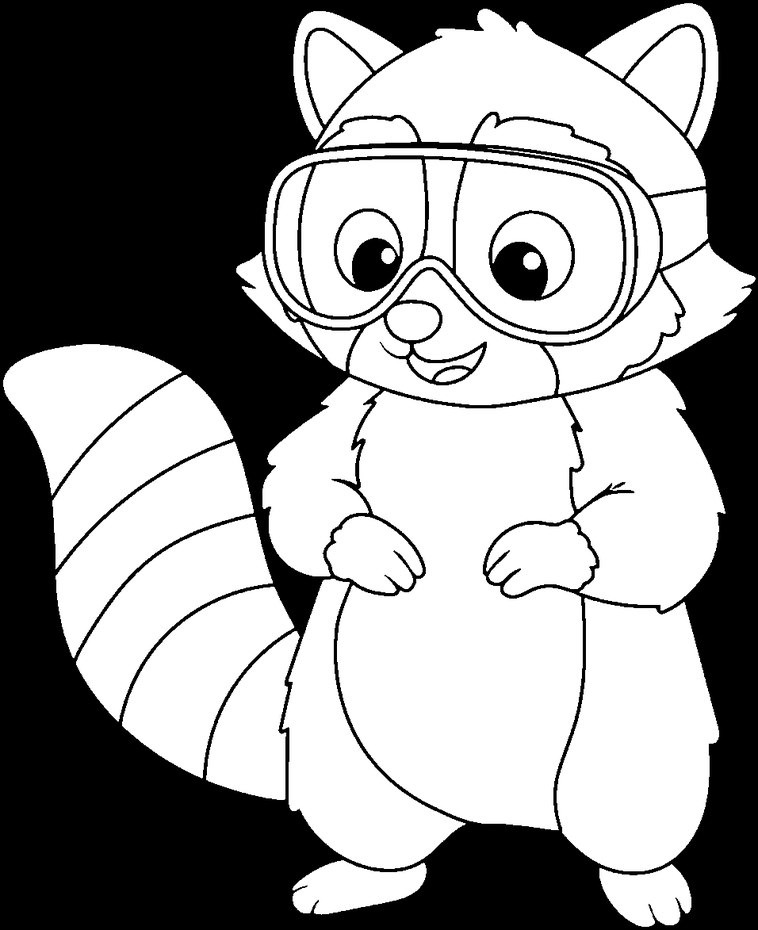
#> input picture 0101.main.png, 758 x 930 px, shrunk from 956 x 1173 before the run
$ python prepare_annotations.py .. out
#> lines starting #> are read from the running program, lines starting #| are printed output that depends on the picture; after the words box and inside, x2 and y2 are one past the last pixel; in counts of white or black regions, pixels touching at a corner belong together
import cv2
import numpy as np
from pathlib import Path
import re


def natural_sort_key(filename):
    """Sort filenames naturally"""
    return [int(text) if text.isdigit() else text.lower()
            for text in re.split('([0-9]+)', str(filename))]


def load_frames_from_folder(folder_path):
    """Load all image frames from folder, sorted naturally"""
#> called with folder_path = '..'
    folder = Path(folder_path)
    image_extensions = ['.png', '.jpg', '.jpeg', '.bmp', '.tiff']
    frame_files = [f for f in folder.iterdir()
                   if f.suffix.lower() in image_extensions]
    frame_files = sorted(frame_files, key=natural_sort_key)

    print(f"Found {len(frame_files)} frames")

    frames = []
    for frame_file in frame_files:
        frame = cv2.imread(str(frame_file))
#> frame is the input picture: shape (930, 758, 3); min 0, max 255, mean 145.9
        if frame is not None:
            frames.append(frame)

    return frames


def generate_100_colors():
    """Generate 100 distinct colors"""
    colors = []
    np.random.seed(42)

    # Generate vibrant, distinct colors
    for i in range(100):
        # Use HSV color space for better distribution
        hue = (i * 137.5) % 360  # Golden angle for good distribution
        saturation = 0.6 + (i % 3) * 0.15
        value = 0.7 + (i % 4) * 0.1

        # Convert HSV to RGB
        h = hue / 60.0
        c = value * saturation
        x = c * (1 - abs(h % 2 - 1))
        m = value - c

        if h < 1:
            r, g, b = c, x, 0
        elif h < 2:
            r, g, b = x, c, 0
        elif h < 3:
            r, g, b = 0, c, x
        elif h < 4:
            r, g, b = 0, x, c
        elif h < 5:
            r, g, b = x, 0, c
        else:
            r, g, b = c, 0, x

        r = int((r + m) * 255)
        g = int((g + m) * 255)
        b = int((b + m) * 255)

        colors.append((b, g, r))  # OpenCV uses BGR

    return colors


def detect_parts_in_frame(frame, min_area=200):
    """
    Detect all white parts in a single frame
    Returns list of parts with their properties
    """
    # Convert to grayscale
    gray = cv2.cvtColor(frame, cv2.COLOR_BGR2GRAY)

    # Threshold to get white regions
    _, white_mask = cv2.threshold(gray, 200, 255, cv2.THRESH_BINARY)

    # Find connected components
    num_labels, labels, stats, centroids = cv2.connectedComponentsWithStats(
        white_mask, connectivity=8
    )

    parts = []

    for i in range(1, num_labels):  # Skip background (0)
        x, y, w, h, area = stats[i]

        # Skip if this is the entire frame border
        if h == frame.shape[0] or w == frame.shape[1]:
            continue

        # Skip small parts
        if area < min_area:
            continue

        # Create mask for this part
        part_mask = (labels == i).astype(np.uint8) * 255

        parts.append({
            'label': i,
            'centroid': centroids[i],
            'bbox': (x, y, w, h),
            'area': area,
            'mask': part_mask
        })

    return parts


# [62 lines left out: functions calculate_iou, match_parts, not called in this run]


def process_all_frames_with_tracking(frames, output_folder):
    """
    Process all frames with tracking - same parts get same colors
    Uses first frame as reference for all subsequent frames
    Unmatched parts stay WHITE
    """
    output_folder = Path(output_folder)
    output_folder.mkdir(exist_ok=True)

    # Generate colors
    colors = generate_100_colors()
    print(f"Generated {len(colors)} colors")

    # Track part IDs and their assigned colors (only for first frame parts)
    part_id_to_color = {}

    # First frame - reference frame
    first_frame_parts = None
    first_frame_part_ids = None

    print("\nProcessing frames with tracking...")
    print("Using first frame as reference - unmatched parts will be WHITE\n")

    for frame_idx, frame in enumerate(frames):
        print(f"Processing frame {frame_idx + 1}/{len(frames)}", end='\r')

        # Detect parts in current frame
        curr_parts = detect_parts_in_frame(frame)

        if frame_idx == 0:
            # First frame - assign colors to all parts
            first_frame_parts = curr_parts
            first_frame_part_ids = list(range(len(curr_parts)))

            # Assign colors to all first frame parts
            for part_id in first_frame_part_ids:
                part_id_to_color[part_id] = colors[part_id % len(colors)]

        # Create result image (WHITE background)
        result = np.ones_like(frame) * 255

        # First, copy the original black borders/lines from the sketch
        # (any pixel that's not white in the original)
        gray = cv2.cvtColor(frame, cv2.COLOR_BGR2GRAY)
        black_lines = gray < 200  # Everything that's not white
        result[black_lines] = frame[black_lines]

        if frame_idx == 0:
            # First frame - color all parts
            for part_idx, part in enumerate(curr_parts):
                part_id = first_frame_part_ids[part_idx]
                color = part_id_to_color[part_id]

                # Color the part (preserving original contours)
                result[part['mask'] > 0] = color
        else:
            # Subsequent frames - match with first frame
            matches = match_parts(first_frame_parts, curr_parts)

            for curr_idx, curr_part in enumerate(curr_parts):
                first_frame_idx = matches[curr_idx]

                if first_frame_idx is not None:
                    # Matched with first frame part - use same color
                    part_id = first_frame_part_ids[first_frame_idx]
                    color = part_id_to_color[part_id]
                else:
                    # No match - use WHITE
                    color = (255, 255, 255)

                # Color the part (preserving original contours)
                result[curr_part['mask'] > 0] = color

        # Re-apply black borders on top to ensure they're visible
        result[black_lines] = frame[black_lines]

        # Save frame
        output_path = output_folder / f"colored_{frame_idx:04d}.png"
        cv2.imwrite(str(output_path), result)

    print(f"\nComplete! Processed {len(frames)} frames")
    print(f"First frame had {len(first_frame_part_ids)} parts with assigned colors")
    print(f"Parts not matching first frame will appear WHITE")


# [19 lines left out: function main, not called in this run]


if __name__ == "__main__":
    import sys

    if len(sys.argv) >= 2:
        input_folder = sys.argv[1]
        output_folder = sys.argv[2] if len(sys.argv) >= 3 else "colored"

        print("=== White Parts Detection and Tracking ===\n")
        print(f"Loading frames from: {input_folder}")
        frames = load_frames_from_folder(input_folder)
#> frames = 1 item

        if not frames:
            print("Error: No frames found!")
        else:
            print(f"Loaded {len(frames)} frames\n")
#| Loaded 1 frames
            process_all_frames_with_tracking(frames, output_folder)
#> the loop in process_all_frames_with_tracking, `for frame_idx, frame in enumerate(frames):` made 1 pass
#> (frame_idx, num_labels in detect_parts_in_frame) on pass 1: (0, 49)
#| Processing frame 1/1
#> pass 1, in detect_parts_in_frame, `_, white_mask = cv2.threshold(gray, 200, 255, cv2.THRESH_BINARY)`:
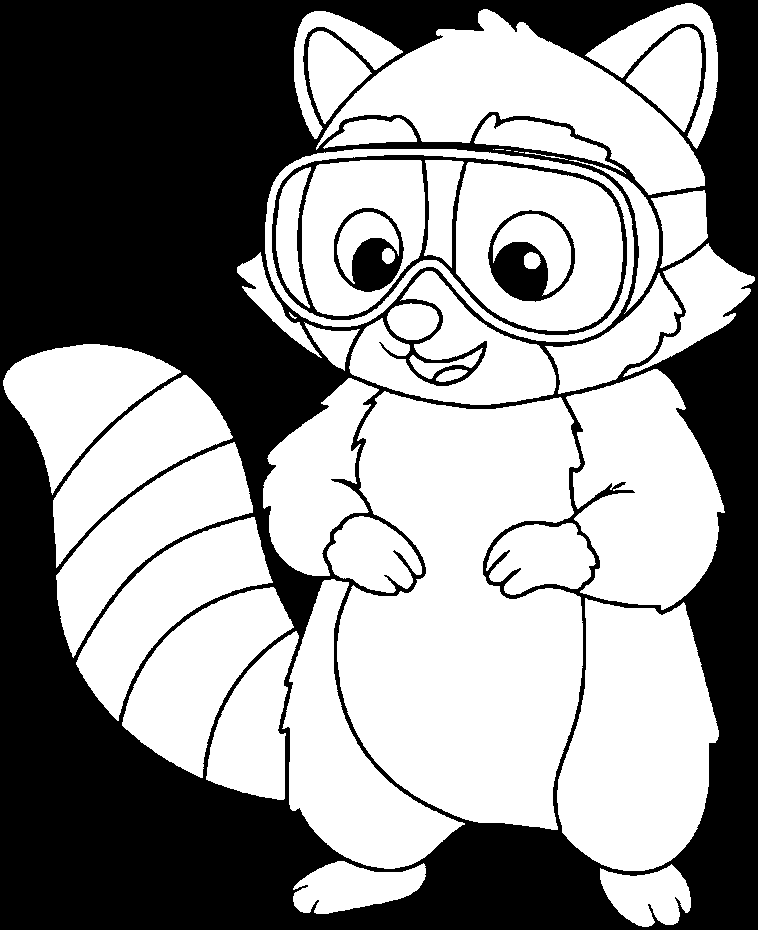
#> white_mask: shape (930, 758); 56.4% white; 4 black regions, box (x1, y1, x2, y2) and area: (0, 0, 758, 930) 296571, (272, 155, 627, 335) 5322, (488, 210, 575, 302) 3140, (334, 208, 404, 292) 2536
#> pass 1, in detect_parts_in_frame, `num_labels, labels, stats, centroids = cv2.connectedComponentsWithStat..`:
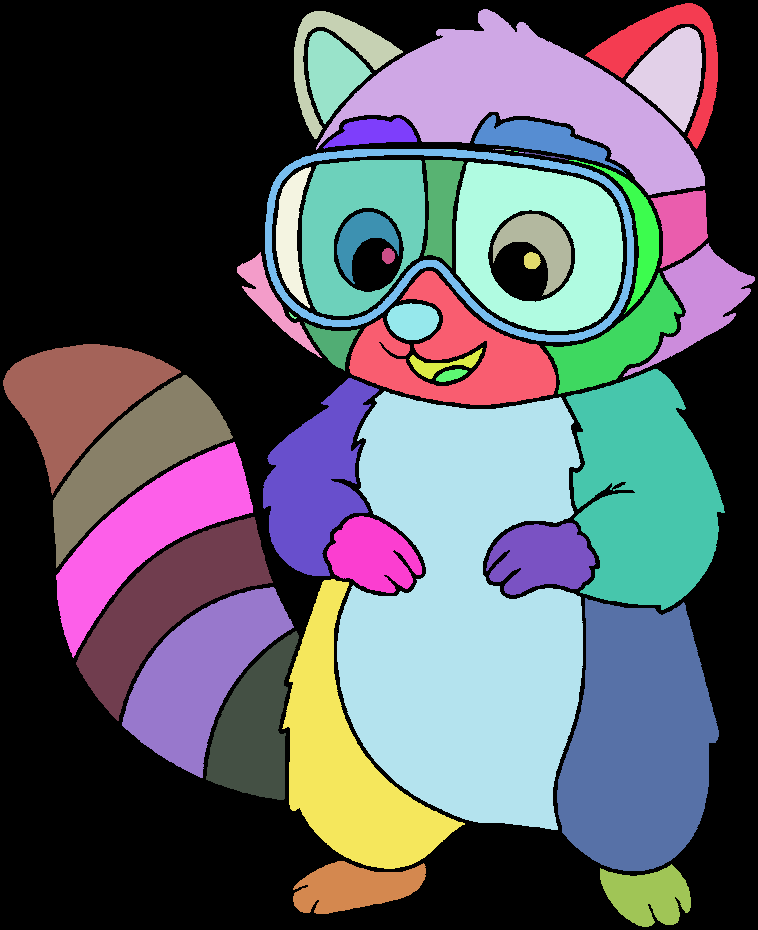
#> labels: shape (930, 758) int32; 49 distinct labels, from 0 to 48; one colour per label, 0 black
#> after the loop in process_all_frames_with_tracking, `for frame_idx, frame in enumerate(frames):`:
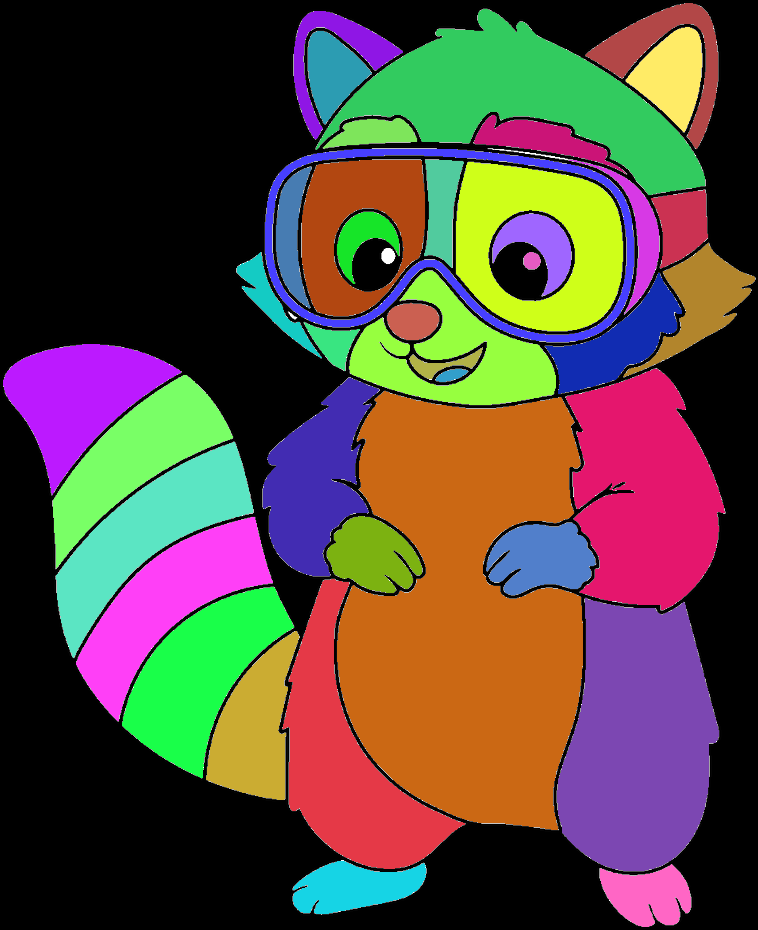
#> result: shape (930, 758, 3); mean B, G, R 63.1, 73, 89.3
#> after the loop in process_all_frames_with_tracking, `for frame_idx, frame in enumerate(frames):`: part_id_to_color = 40 items
#| Complete! Processed 1 frames
#| First frame had 40 parts with assigned colors
    else:
        main()
